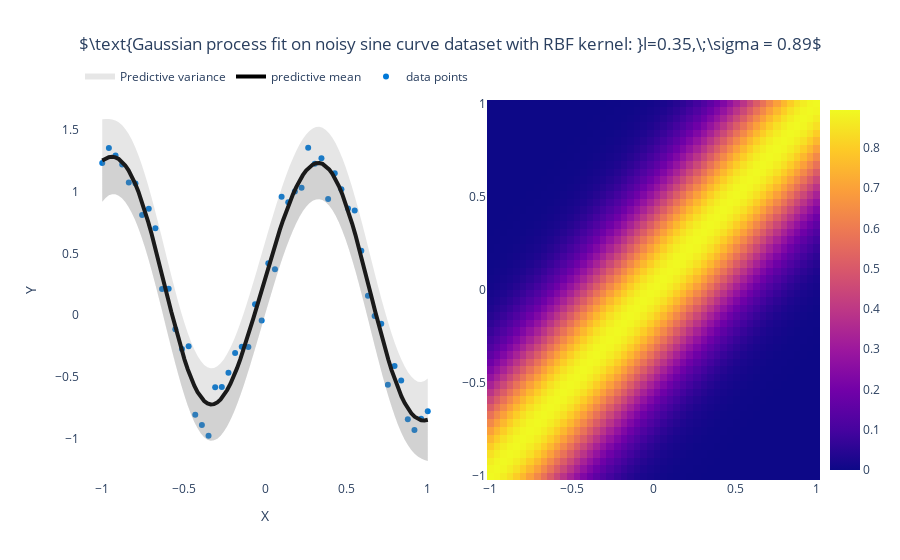

Notebook source saved alongside this figure:
### Code cell
np.random.seed(0)
model = GPy.models.GPRegression(X1, y1, GPy.kern.RBF(1))
model.optimize_restarts(5, verbose=0)

y1_, y1_var = model.predict(X1_)
y1_std2 = np.sqrt(y1_var)*2

fig = get_fig(1,2)
fig.update_layout(xaxis={'domain': [0, 0.5]},
        xaxis2={'domain': [0.55, 1]})
fig.add_trace(go.Scatter(x=X1.ravel(), y=y1.ravel(),
                    mode='markers',opacity=1,
                    name='data points',line=dict(width=4, color='#0078D7'), 
                    hovertemplate='(%{x:.2f},%{y:.2f})'), row=1, col=1)
fig.add_trace(go.Scatter(x=X1_.ravel(), y=y1_.ravel(),
                    mode='lines',opacity=1,
                    name='predictive mean',line=dict(width=4, color='black'), 
                    hovertemplate='(%{x:.2f},%{y:.2f})'), row=1, col=1)
fig.add_trace(go.Scatter(x=X1_.ravel(), y=y1_.ravel()-y1_std2.ravel(), fill='tonexty',
                         fillcolor='rgba(128,128,128,0.2)',showlegend=False,name='Predictive variance',
                         hovertemplate='(%{x:.2f},%{y:.2f})',
                    mode='none' # override default markers+lines
                    ), row=1, col=1)
fig.add_trace(go.Scatter(x=X1_.ravel(), y=y1_.ravel()+y1_std2.ravel(), fill='tonexty',
                         fillcolor='rgba(128,128,128,0.2)',
                         hovertemplate='(%{x:.2f},%{y:.2f})',
                    mode= 'none', name='Predictive variance'), row=1, col=1)

fig.add_trace(go.Heatmap(x=X1.ravel().round(2), 
                         y=X1.ravel().round(2), 
                         z=model.kern.K(X1),
                         colorbar=dict(x=1)), row=1, col=2)

fig.update_layout(
    title_text='$'+'\\text{Gaussian process fit on noisy sine curve dataset with RBF kernel: }l='+str(model.kern.lengthscale[0].round(2))\
    +',\;\sigma = '+str(model.kern.variance[0].round(2))+'$', 
                title_x=0.5,
                xaxis_title="X",
                yaxis_title="Y",
                legend=dict(
    orientation="h", x=0, y=1.1)
                )

fig.show()
